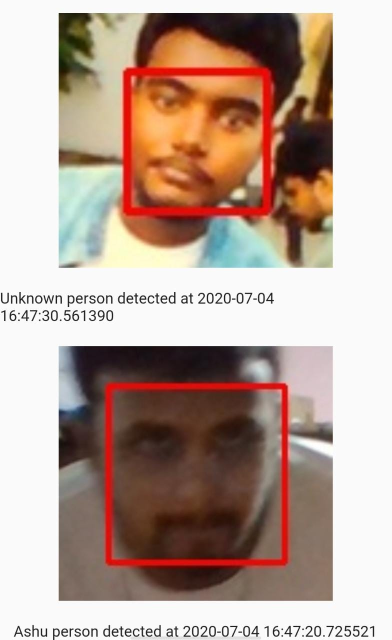
#> input picture app_image_proof.jpeg, 783 x 1280 px, given in place of the camera (shown at 1/2 size)
$ python body_recg.py
#> lines starting #> are read from the running program, lines starting #| are printed output that depends on the picture
# -*- coding: utf-8 -*-
"""
Created on Wed Jul  1 20:18:16 2020

@author: Ashut
"""

import numpy as np
import cv2

# initialize the HOG descriptor/person detector
hog = cv2.HOGDescriptor()
hog.setSVMDetector(cv2.HOGDescriptor_getDefaultPeopleDetector())

cv2.startWindowThread()

# open webcam video stream
cap = cv2.VideoCapture(0)

# the output will be written to output.avi
'''out = cv2.VideoWriter(
    'output.avi',
    cv2.VideoWriter_fourcc(*'MJPG'),
    15.,
    (640,480))'''

while(True):
    # Capture frame-by-frame
    ret, frame = cap.read()
#> frame is the input picture: shape (1280, 783, 3); mean B, G, R 152, 163.6, 185.9

    # resizing for faster detection
    frame = cv2.resize(frame, (640, 480))
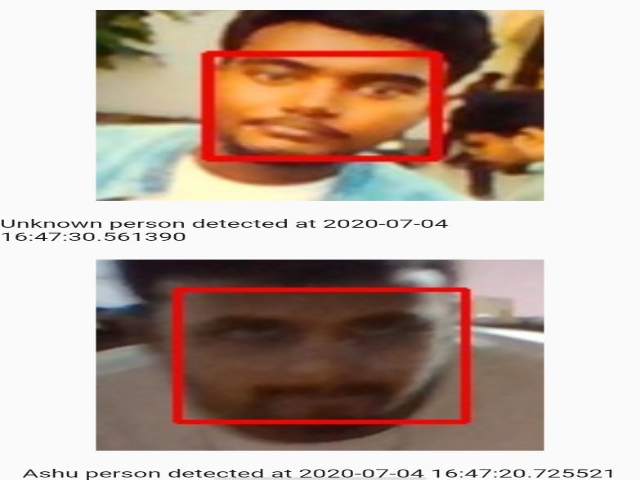
#> frame: shape (480, 640, 3); mean B, G, R 152, 163.6, 186
    # using a greyscale picture, also for faster detection
    gray = cv2.cvtColor(frame, cv2.COLOR_RGB2GRAY)
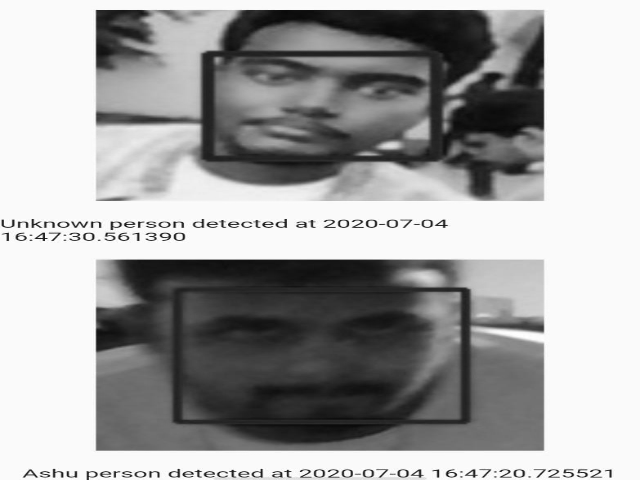
#> gray: shape (480, 640); min 8, max 255, mean 162.7

    # detect people in the image
    # returns the bounding boxes for the detected objects
    boxes, weights = hog.detectMultiScale(gray, winStride=(4,4),scale=1.1)
#> boxes = (); weights = ()

    boxes = np.array([[x, y, x + w, y + h] for (x, y, w, h) in boxes])
#> boxes = empty array

    for (xA, yA, xB, yB) in boxes:
        # display the detected boxes in the colour picture
        cv2.rectangle(frame, (xA, yA), (xB, yB),
                          (0, 255, 0), 2)
#> this loop made 0 passes

    # Write the output video
    #out.write(frame.astype('uint8'))
    # Display the resulting frame
    cv2.imshow('frame',frame)
    if cv2.waitKey(1) & 0xFF == ord('q'):
#> (key q is pressed here)
        break

# When everything done, release the capture
cap.release()
# and release the output
#out.release()
# finally, close the window
cv2.destroyAllWindows()
cv2.waitKey(1)
